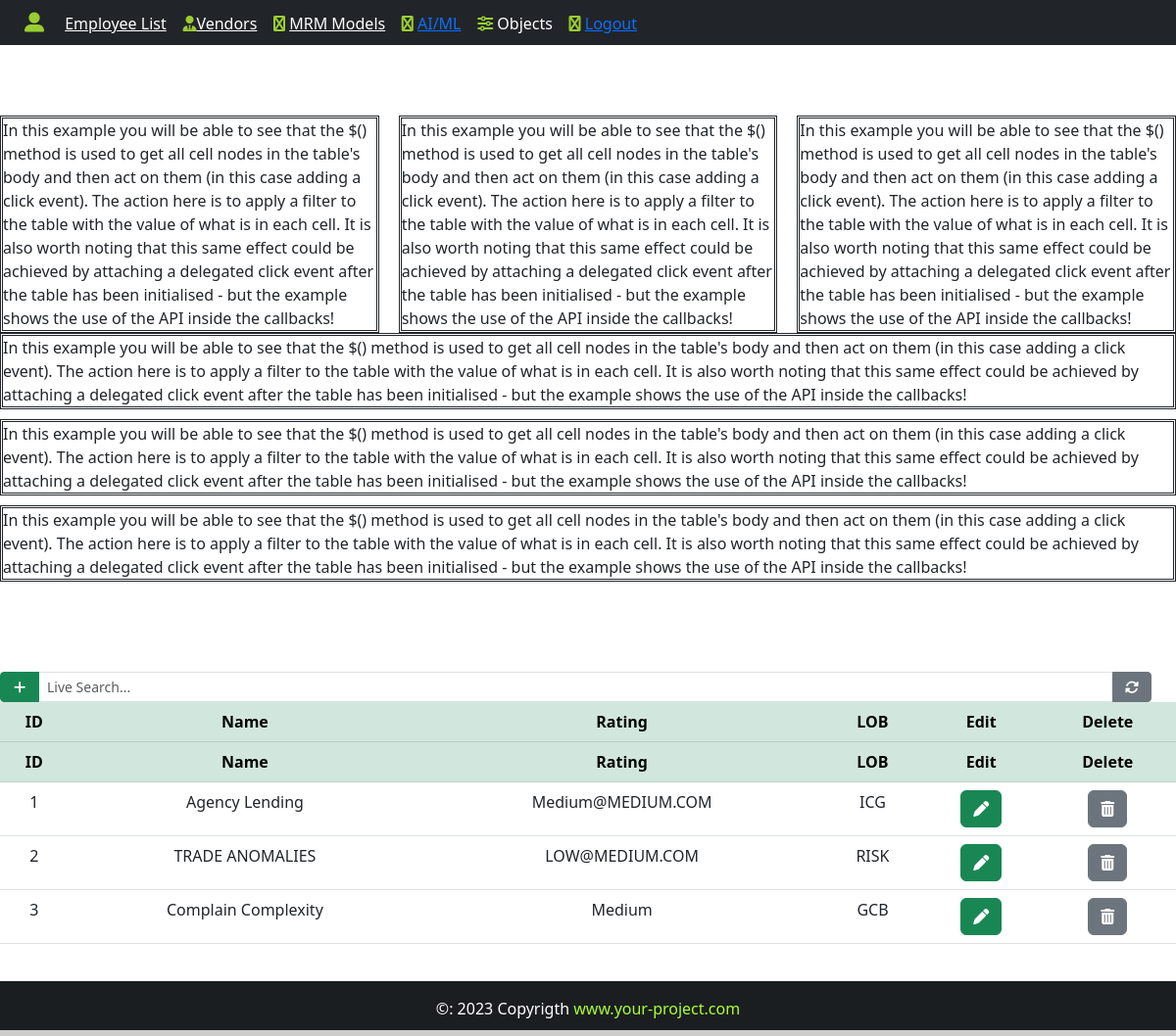
Screenshot of /mrm_models (signed in) with the database file from the repository.
### App/models.py (models this page shows, shortened)
class MRMmodels(models.Model):
    id = models.IntegerField(primary_key=True)
    name = models.CharField('Name', max_length=200)
    rating = models.EmailField('Rating', max_length=200)
    lob = models.CharField('LOB', max_length=25)

### App/views.py (the view)
# urls.py: path('mrm_models',views.mrm_models, name="mrm_models"),
@login_required(login_url='/mrm_models')
def mrm_models(request):
    mrm_models = MRMmodels.objects.all()
    return render(request, "mrm_models.html", {"mrm_models":mrm_models})

### App/templates/mrm_models.html (shortened to what this page needs)
{% extends 'base.html' %}
{% block content %}
<br><br><br>
    <div class="top-layer">
        <div class="top-layer1">
            In this example you will be able to see that the $() method is used to get all cell nodes in the table's body and then act on them (in this case adding a click event). The action here is to apply a filter to the table with the value of what is in each cell.
It is also worth noting that this same effect could be achieved by attaching a delegated click event after the table has been initialised - but the example shows the use of the API inside the callbacks!
        </div>
        <div class="top-layer2">
            In this example you will be able to see that the $() method is used to get all cell nodes in the table's body and then act on them (in this case adding a click event). The action here is to apply a filter to the table with the value of what is in each cell.
            It is also worth noting that this same effect could be achieved by attaching a delegated click event after the table has been initialised - but the example shows the use of the API inside the callbacks!
        </div>
        <div class="top-layer3">
            In this example you will be able to see that the $() method is used to get all cell nodes in the table's body and then act on them (in this case adding a click event). The action here is to apply a filter to the table with the value of what is in each cell.
            It is also worth noting that this same effect could be achieved by attaching a delegated click event after the table has been initialised - but the example shows the use of the API inside the callbacks!
        </div>
    </div>
    <div class="bottom-layer">
        <div class="bottom-layer1">
            In this example you will be able to see that the $() method is used to get all cell nodes in the table's body and then act on them (in this case adding a click event). The action here is to apply a filter to the table with the value of what is in each cell.
            It is also worth noting that this same effect could be achieved by attaching a delegated click event after the table has been initialised - but the example shows the use of the API inside the callbacks!
        </div>
        <div class="bottom-layer2">
            In this example you will be able to see that the $() method is used to get all cell nodes in the table's body and then act on them (in this case adding a click event). The action here is to apply a filter to the table with the value of what is in each cell.
            It is also worth noting that this same effect could be achieved by attaching a delegated click event after the table has been initialised - but the example shows the use of the API inside the callbacks!
        </div>
        <div class="bottom-layer3">
            In this example you will be able to see that the $() method is used to get all cell nodes in the table's body and then act on them (in this case adding a click event). The action here is to apply a filter to the table with the value of what is in each cell.
            It is also worth noting that this same effect could be achieved by attaching a delegated click event after the table has been initialised - but the example shows the use of the API inside the callbacks!
        </div>
        <br><br><br>
        <div class="mrm_models-list">
            <div class="d-flex" style="margin-right:25px;">
                <div class="input-group input-group-sm">
                    <a class="btn btn-success btn-sm" style="width: 40px;" data-bs-toggle="modal" data-bs-target="#addmrmmodelModal">
                        <i class="fas fa-plus"></i>
                    </a>
                    <input class="form-control" type="search" id="search" placeholder="Live Search...", aria-label="Search">
                    <a href="{% url 'mrm_models' %}" style="width: 40px;" class="btn btn-secondary btn-sm">
                        <i class="fas fa-sync-alt"></i>
                    </a>
                </div>
            </div>
            <table class="table table-ordered" id="mrm_models" style="text-align:center;">
                <thead class="table-success">
                    <tr>
                        <th>ID</th>
                        <th>Name</th>
                        <th>Rating</th>
                        <th>LOB</th>
                        <th>Edit</th>
                        <th>Delete</th>
                    </tr>
                </thead>
                <tbody>
                    {% for mrm_model in mrm_models %}
                       <tr>
                        <td>{{mrm_model.id}}</td>
                        <td>{{mrm_model.name}}</td>
                        <td>{{mrm_model.rating}}</td>
                        <td>{{mrm_model.lob}}</td>
                        <td>
                            <a class="btn btn-success text-center" title="Edit Vendor" data-bs-toggle="modal" data-bs-target="#editmrmmodelModal{{mrm_model.pk}}">
                                 <i class="fas fa-pen"></i>
                            </a>
                       </td>
                       <td>
                            <a class="btn btn-secondary text-center" title="Delete mrm_model" data-bs-toggle="modal" data-bs-target="#deletemrmmodelModal{{mrm_model.pk}}">
                                <i class="fas fa-trash-alt"></i>
                            </a>
                       </td>
                       </tr>
                       {% include 'delete_mrm_model.html' %}
                    {% endfor %}
                </tbody>
            </table>
         <br><br><br>
        </div>
    </div>
{% endblock content %}

### App/static/css/style.css (style rules this page uses)
html, body { height:100%; margin:0; max-width:100%; }

### App/templates/mrm_models.html (style rules this page uses)
.top-layer { display: flex; flex-direction: row; gap: 10px 20px; }
.top-layer1 { border:double; }
.top-layer2 { border:double; }
.top-layer3 { border:double; }
.bottom-layer { display:grid; gap: 10px 20px; }
.bottom-layer1 { border:double; }
.bottom-layer2 { border:double; }
.bottom-layer3 { border:double; }

### rows the page displays
MRMmodels: id "1", name "Agency Lending", rating "Medium@MEDIUM.COM", lob "ICG"
MRMmodels: id "2", name "TRADE ANOMALIES", rating "LOW@MEDIUM.COM", lob "RISK"
MRMmodels: id "3", name "Complain Complexity", rating "Medium", lob "GCB"
